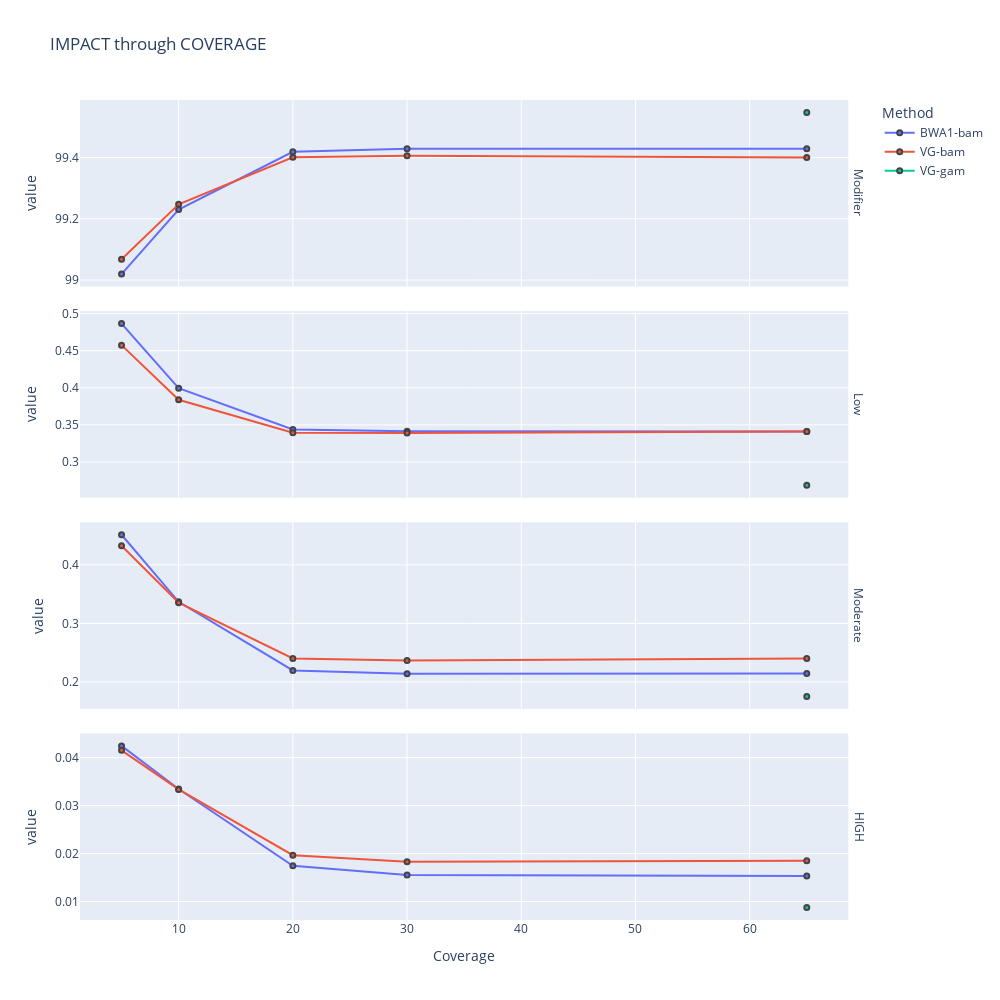

Here is the notebook cell this chart was saved with:
### Code cell
fig = px.scatter(df_cov, y="value", x="Coverage", color = "Method",facet_row="variable",
                 width=1000, height=1000, title="IMPACT through COVERAGE")

fig.for_each_annotation(lambda a: a.update(text=a.text.split("=")[-1].split('_')[-1]))
fig.update_yaxes(matches=None)
fig.update_traces(mode='lines+markers', marker_line_width=2, marker_size=5)
fig.show()

### Figure 1 — Plotly figure (JSON) as saved in the notebook; plotly's stock layout.template omitted (floating-point values rounded to 4 significant figures)
{"data": [{"hovertemplate": "Method=BWA1-bam<br>variable=PCT_IMPACT_Modifier<br>Coverage=%{x}<br>value=%{y}<extra></extra>", "legendgroup": "BWA1-bam", "marker": {"color": "#636efa", "line": {"width": 2}, "size": 5, "symbol": "circle"}, "mode": "lines+markers", "name": "BWA1-bam", "orientation": "v", "showlegend": true, "type": "scatter", "x": [5, 10, 20, 30, 65], "xaxis": "x4", "y": [99.02, 99.23, 99.42, 99.43, 99.43], "yaxis": "y4"}, {"hovertemplate": "Method=BWA1-bam<br>variable=PCT_IMPACT_Low<br>Coverage=%{x}<br>value=%{y}<extra></extra>", "legendgroup": "BWA1-bam", "marker": {"color": "#636efa", "line": {"width": 2}, "size": 5, "symbol": "circle"}, "mode": "lines+markers", "name": "BWA1-bam", "orientation": "v", "showlegend": false, "type": "scatter", "x": [5, 10, 20, 30, 65], "xaxis": "x3", "y": [0.4865, 0.3995, 0.344, 0.3415, 0.3412], "yaxis": "y3"}, {"hovertemplate": "Method=BWA1-bam<br>variable=PCT_IMPACT_Moderate<br>Coverage=%{x}<br>value=%{y}<extra></extra>", "legendgroup": "BWA1-bam", "marker": {"color": "#636efa", "line": {"width": 2}, "size": 5, "symbol": "circle"}, "mode": "lines+markers", "name": "BWA1-bam", "orientation": "v", "showlegend": false, "type": "scatter", "x": [5, 10, 20, 30, 65], "xaxis": "x2", "y": [0.4516, 0.3369, 0.2197, 0.2139, 0.2146], "yaxis": "y2"}, {"hovertemplate": "Method=BWA1-bam<br>variable=PCT_IMPACT_HIGH<br>Coverage=%{x}<br>value=%{y}<extra></extra>", "legendgroup": "BWA1-bam", "marker": {"color": "#636efa", "line": {"width": 2}, "size": 5, "symbol": "circle"}, "mode": "lines+markers", "name": "BWA1-bam", "orientation": "v", "showlegend": false, "type": "scatter", "x": [5, 10, 20, 30, 65], "xaxis": "x", "y": [0.04245, 0.03346, 0.01744, 0.01554, 0.01531], "yaxis": "y"}, {"hovertemplate": "Method=VG-bam<br>variable=PCT_IMPACT_Modifier<br>Coverage=%{x}<br>value=%{y}<extra></extra>", "legendgroup": "VG-bam", "marker": {"color": "#EF553B", "line": {"width": 2}, "size": 5, "symbol": "circle"}, "mode": "lines+markers", "name": "VG-bam", "orientation": "v", "showlegend": true, "type": "scatter", "x": [5, 10, 20, 30, 65], "xaxis": "x4", "y": [99.07, 99.25, 99.4, 99.41, 99.4], "yaxis": "y4"}, {"hovertemplate": "Method=VG-bam<br>variable=PCT_IMPACT_Low<br>Coverage=%{x}<br>value=%{y}<extra></extra>", "legendgroup": "VG-bam", "marker": {"color": "#EF553B", "line": {"width": 2}, "size": 5, "symbol": "circle"}, "mode": "lines+markers", "name": "VG-bam", "orientation": "v", "showlegend": false, "type": "scatter", "x": [5, 10, 20, 30, 65], "xaxis": "x3", "y": [0.4575, 0.3839, 0.3395, 0.339, 0.3411], "yaxis": "y3"}, {"hovertemplate": "Method=VG-bam<br>variable=PCT_IMPACT_Moderate<br>Coverage=%{x}<br>value=%{y}<extra></extra>", "legendgroup": "VG-bam", "marker": {"color": "#EF553B", "line": {"width": 2}, "size": 5, "symbol": "circle"}, "mode": "lines+markers", "name": "VG-bam", "orientation": "v", "showlegend": false, "type": "scatter", "x": [5, 10, 20, 30, 65], "xaxis": "x2", "y": [0.4329, 0.3354, 0.2401, 0.2368, 0.24], "yaxis": "y2"}, {"hovertemplate": "Method=VG-bam<br>variable=PCT_IMPACT_HIGH<br>Coverage=%{x}<br>value=%{y}<extra></extra>", "legendgroup": "VG-bam", "marker": {"color": "#EF553B", "line": {"width": 2}, "size": 5, "symbol": "circle"}, "mode": "lines+markers", "name": "VG-bam", "orientation": "v", "showlegend": false, "type": "scatter", "x": [5, 10, 20, 30, 65], "xaxis": "x", "y": [0.04152, 0.03338, 0.01966, 0.01831, 0.01849], "yaxis": "y"}, {"hovertemplate": "Method=VG-gam<br>variable=PCT_IMPACT_Modifier<br>Coverage=%{x}<br>value=%{y}<extra></extra>", "legendgroup": "VG-gam", "marker": {"color": "#00cc96", "line": {"width": 2}, "size": 5, "symbol": "circle"}, "mode": "lines+markers", "name": "VG-gam", "orientation": "v", "showlegend": true, "type": "scatter", "x": [65], "xaxis": "x4", "y": [99.55], "yaxis": "y4"}, {"hovertemplate": "Method=VG-gam<br>variable=PCT_IMPACT_Low<br>Coverage=%{x}<br>value=%{y}<extra></extra>", "legendgroup": "VG-gam", "marker": {"color": "#00cc96", "line": {"width": 2}, "size": 5, "symbol": "circle"}, "mode": "lines+markers", "name": "VG-gam", "orientation": "v", "showlegend": false, "type": "scatter", "x": [65], "xaxis": "x3", "y": [0.2687], "yaxis": "y3"}, {"hovertemplate": "Method=VG-gam<br>variable=PCT_IMPACT_Moderate<br>Coverage=%{x}<br>value=%{y}<extra></extra>", "legendgroup": "VG-gam", "marker": {"color": "#00cc96", "line": {"width": 2}, "size": 5, "symbol": "circle"}, "mode": "lines+markers", "name": "VG-gam", "orientation": "v", "showlegend": false, "type": "scatter", "x": [65], "xaxis": "x2", "y": [0.1753], "yaxis": "y2"}, {"hovertemplate": "Method=VG-gam<br>variable=PCT_IMPACT_HIGH<br>Coverage=%{x}<br>value=%{y}<extra></extra>", "legendgroup": "VG-gam", "marker": {"color": "#00cc96", "line": {"width": 2}, "size": 5, "symbol": "circle"}, "mode": "lines+markers", "name": "VG-gam", "orientation": "v", "showlegend": false, "type": "scatter", "x": [65], "xaxis": "x", "y": [0.008753], "yaxis": "y"}], "layout": {"annotations": [{"font": {}, "showarrow": false, "text": "HIGH", "textangle": 90, "x": 0.98, "xanchor": "left", "xref": "paper", "y": 0.1138, "yanchor": "middle", "yref": "paper"}, {"font": {}, "showarrow": false, "text": "Moderate", "textangle": 90, "x": 0.98, "xanchor": "left", "xref": "paper", "y": 0.3712, "yanchor": "middle", "yref": "paper"}, {"font": {}, "showarrow": false, "text": "Low", "textangle": 90, "x": 0.98, "xanchor": "left", "xref": "paper", "y": 0.6288, "yanchor": "middle", "yref": "paper"}, {"font": {}, "showarrow": false, "text": "Modifier", "textangle": 90, "x": 0.98, "xanchor": "left", "xref": "paper", "y": 0.8862, "yanchor": "middle", "yref": "paper"}], "height": 1000, "legend": {"title": {"text": "Method"}, "tracegroupgap": 0}, "title": {"text": "IMPACT through COVERAGE"}, "width": 1000, "xaxis": {"anchor": "y", "domain": [0, 0.98], "title": {"text": "Coverage"}}, "xaxis2": {"anchor": "y2", "domain": [0, 0.98], "matches": "x", "showticklabels": false}, "xaxis3": {"anchor": "y3", "domain": [0, 0.98], "matches": "x", "showticklabels": false}, "xaxis4": {"anchor": "y4", "domain": [0, 0.98], "matches": "x", "showticklabels": false}, "yaxis": {"anchor": "x", "domain": [0, 0.2275], "title": {"text": "value"}}, "yaxis2": {"anchor": "x2", "domain": [0.2575, 0.485], "title": {"text": "value"}}, "yaxis3": {"anchor": "x3", "domain": [0.515, 0.7425], "title": {"text": "value"}}, "yaxis4": {"anchor": "x4", "domain": [0.7725, 1], "title": {"text": "value"}}}}
